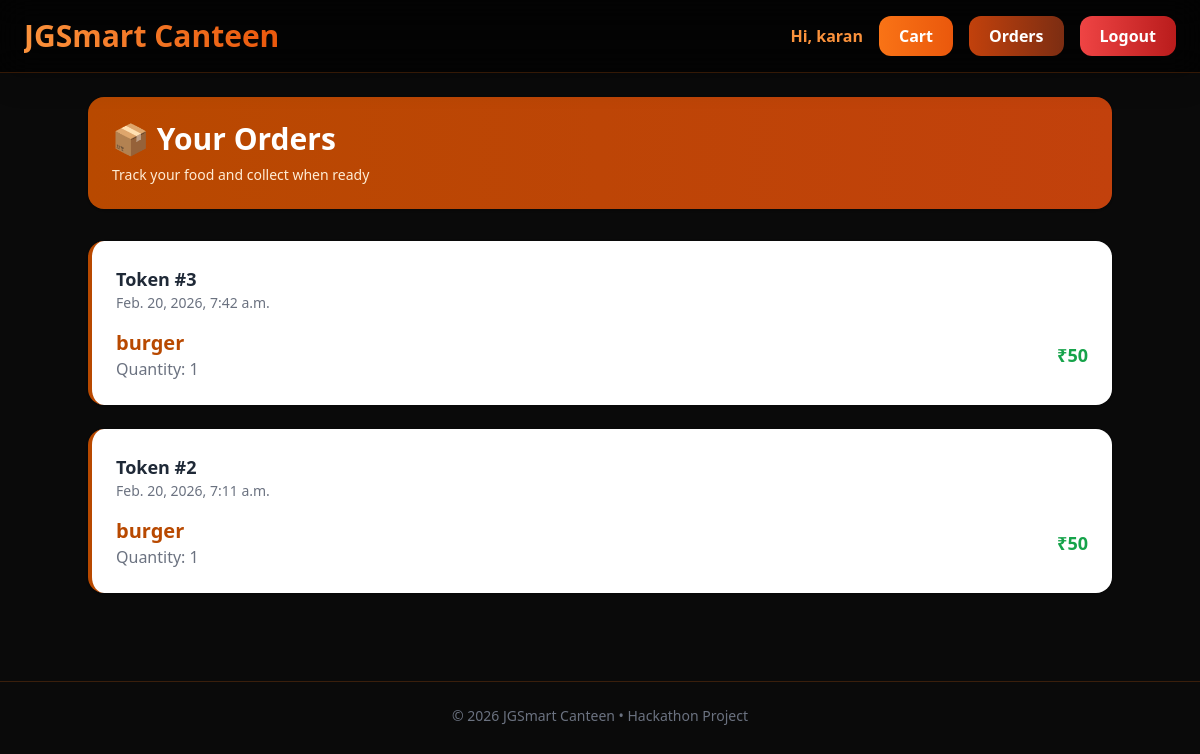
/orders/ (signed in), run on the app's committed database.
### canteen/models.py (models this page shows, shortened)
class Order(models.Model):
    user = models.ForeignKey(User, on_delete=models.CASCADE)
    food = models.ForeignKey(FoodItem, on_delete=models.CASCADE)
    quantity = models.IntegerField()
    status = models.CharField(max_length=50, default="Pending")
    created_at = models.DateTimeField(auto_now_add=True)

class FoodItem(models.Model):
    name = models.CharField(max_length=100)
    price = models.IntegerField()
    description = models.TextField()
    image = models.ImageField(upload_to='food_images/')   # ADD THIS
    available = models.BooleanField(default=True)

### canteen/views.py (the view)
# urls.py: path('orders/', views.orders_view, name='orders'),
@login_required
def orders_view(request):
    orders = Order.objects.filter(user=request.user).order_by("-created_at")
    for order in orders:
        order.total = order.food.price * order.quantity
    return render(request, "orders.html", {
        "orders": orders
    })

### templates/orders.html (shortened to what this page needs)
{% extends "index.html" %}
{% block content %}
<div class="max-w-5xl mx-auto">
<div class="bg-gradient-to-r from-[#B84900] to-orange-700 text-white p-6 rounded-2xl shadow mb-8">
<h1 class="text-3xl font-bold mb-2">
📦 Your Orders
</h1>
<p class="text-orange-100 text-sm">
Track your food and collect when ready
</p>
</div>
{% if orders %}
<div class="space-y-6">
{% for order in orders %}
<div class="bg-white rounded-2xl shadow hover:shadow-xl transition overflow-hidden border-l-4 border-[#B84900]">
<div class="p-6">
<div class="flex justify-between items-center mb-4">
<div>
<h2 class="font-bold text-lg text-gray-800">
Token #{{order.id}}
</h2>
<p class="text-sm text-gray-500">
{{order.created_at}}
</p>
</div>
</div>
<div class="flex justify-between items-center">
<div>
<h3 class="font-bold text-xl text-[#B84900]">
{{order.food.name}}
</h3>
<p class="text-gray-500">
Quantity: {{order.quantity}}
</p>
</div>
<div class="text-right">
<p class="text-lg font-bold text-green-600">
₹{{order.total}}
</p>
</div>
</div>
</div>
</div>
{% endfor %}
</div>
{% endif %}
</div>
{% endblock %}

### templates/index.html (shortened to what this page needs)
<!DOCTYPE html>
<html lang="en">
<head>
<script src="https://cdn.tailwindcss.com"></script>
</head>
<body class="bg-[#0a0a0a] text-white">
<nav class="bg-black/70 backdrop-blur-lg border-b border-orange-500/20 shadow-xl sticky top-0 z-50">
<div class="max-w-7xl mx-auto px-6">
<div class="flex justify-between items-center py-4">
<a href="/"
class="text-3xl font-bold bg-gradient-to-r from-orange-400 to-orange-600 bg-clip-text text-transparent hover:scale-110 transition duration-300">
</a>
<div class="flex items-center space-x-4 text-sm md:text-base">
{% if user.is_authenticated %}
<span class="hidden sm:block text-orange-400 font-semibold">
Hi, {{user.username}}
</span>
<a href="/cart/"
class="bg-gradient-to-r from-orange-500 to-orange-600 px-5 py-2 rounded-xl font-bold hover:scale-110 hover:shadow-orange-500/40 hover:shadow-lg transition duration-300">
Cart
</a>
<a href="/orders/"
class="bg-gradient-to-r from-orange-700 to-orange-900 px-5 py-2 rounded-xl font-bold hover:scale-110 hover:shadow-orange-500/40 hover:shadow-lg transition duration-300">
Orders
</a>
<form action="/logout/" method="post" class="inline">
<button type="submit"
class="bg-gradient-to-r from-red-500 to-red-700 px-5 py-2 rounded-xl font-bold hover:scale-110 hover:shadow-red-500/40 hover:shadow-lg transition duration-300">
Logout
</button>
</form>
{% endif %}
</div>
</div>
</div>
</nav>
<div class="max-w-7xl mx-auto p-6">
{% block content %}
{% endblock %}
</div>
<footer class="text-center mt-16 mb-6 border-t border-orange-500/20 pt-6">
<p class="text-gray-500 text-sm">
© 2026 JGSmart Canteen • Hackathon Project
</p>
</footer>
</body>
</html>

### data on the page
Order: id "3", created_at "Feb. 20, 2026, 7:42 a.m.", food.name "burger", quantity "1", total "50"
Order: id "2", created_at "Feb. 20, 2026, 7:11 a.m.", food.name "burger", quantity "1", total "50"

### other printed values
{{ user.username }} "karan"
